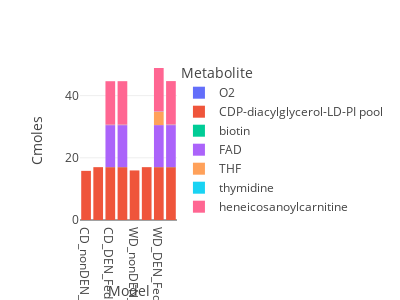

This figure's notebook cell:
### Code cell
fig = px.bar(toPlot_input_tissuesinks,x='Model',y='Cmoles',color='Metabolite')
fig.update_layout(template='none',autosize=False,width=400,height=300)
fig.show()

### Figure 1 — Plotly figure (JSON) as saved in the notebook; plotly's stock layout.template omitted (floating-point values rounded to 4 significant figures)
{"data": [{"alignmentgroup": "True", "hovertemplate": "Metabolite=O2<br>Model=%{x}<br>Cmoles=%{y}<extra></extra>", "legendgroup": "O2", "marker": {"color": "#636efa", "pattern": {"shape": ""}}, "name": "O2", "offsetgroup": "O2", "orientation": "v", "showlegend": true, "textposition": "auto", "type": "bar", "x": ["CD_nonDEN_Fed", "CD_nonDEN_Fasted", "CD_DEN_Fed", "CD_DEN_Fasted", "WD_nonDEN_Fed", "WD_nonDEN_Fasted", "WD_DEN_Fed", "WD_DEN_Fasted"], "xaxis": "x", "y": [0, 0, 0, 0, 0, 0, 0, 0], "yaxis": "y"}, {"alignmentgroup": "True", "hovertemplate": "Metabolite=CDP-diacylglycerol-LD-PI pool<br>Model=%{x}<br>Cmoles=%{y}<extra></extra>", "legendgroup": "CDP-diacylglycerol-LD-PI pool", "marker": {"color": "#EF553B", "pattern": {"shape": ""}}, "name": "CDP-diacylglycerol-LD-PI pool", "offsetgroup": "CDP-diacylglycerol-LD-PI pool", "orientation": "v", "showlegend": true, "textposition": "auto", "type": "bar", "x": ["CD_nonDEN_Fed", "CD_nonDEN_Fasted", "CD_DEN_Fed", "CD_DEN_Fasted", "WD_nonDEN_Fed", "WD_nonDEN_Fasted", "WD_DEN_Fed", "WD_DEN_Fasted"], "xaxis": "x", "y": [15.81, 17, 17, 17, 15.95, 17, 17, 17], "yaxis": "y"}, {"alignmentgroup": "True", "hovertemplate": "Metabolite=biotin<br>Model=%{x}<br>Cmoles=%{y}<extra></extra>", "legendgroup": "biotin", "marker": {"color": "#00cc96", "pattern": {"shape": ""}}, "name": "biotin", "offsetgroup": "biotin", "orientation": "v", "showlegend": true, "textposition": "auto", "type": "bar", "x": ["CD_DEN_Fed", "CD_DEN_Fasted", "WD_DEN_Fed", "WD_DEN_Fasted"], "xaxis": "x", "y": [0.02975, 0.02975, 0.03303, 0.03507], "yaxis": "y"}, {"alignmentgroup": "True", "hovertemplate": "Metabolite=FAD<br>Model=%{x}<br>Cmoles=%{y}<extra></extra>", "legendgroup": "FAD", "marker": {"color": "#ab63fa", "pattern": {"shape": ""}}, "name": "FAD", "offsetgroup": "FAD", "orientation": "v", "showlegend": true, "textposition": "auto", "type": "bar", "x": ["CD_DEN_Fed", "CD_DEN_Fasted", "WD_DEN_Fed", "WD_DEN_Fasted"], "xaxis": "x", "y": [13.5, 13.5, 13.5, 13.5], "yaxis": "y"}, {"alignmentgroup": "True", "hovertemplate": "Metabolite=THF<br>Model=%{x}<br>Cmoles=%{y}<extra></extra>", "legendgroup": "THF", "marker": {"color": "#FFA15A", "pattern": {"shape": ""}}, "name": "THF", "offsetgroup": "THF", "orientation": "v", "showlegend": true, "textposition": "auto", "type": "bar", "x": ["CD_DEN_Fed", "CD_DEN_Fasted", "WD_DEN_Fed", "WD_DEN_Fasted"], "xaxis": "x", "y": [0.05653, 0.05653, 4.294, 0.06663], "yaxis": "y"}, {"alignmentgroup": "True", "hovertemplate": "Metabolite=thymidine<br>Model=%{x}<br>Cmoles=%{y}<extra></extra>", "legendgroup": "thymidine", "marker": {"color": "#19d3f3", "pattern": {"shape": ""}}, "name": "thymidine", "offsetgroup": "thymidine", "orientation": "v", "showlegend": true, "textposition": "auto", "type": "bar", "x": ["CD_DEN_Fed", "CD_DEN_Fasted", "WD_DEN_Fed", "WD_DEN_Fasted"], "xaxis": "x", "y": [0.06766, 0.07659, 0.07512, 0.08868], "yaxis": "y"}, {"alignmentgroup": "True", "hovertemplate": "Metabolite=heneicosanoylcarnitine<br>Model=%{x}<br>Cmoles=%{y}<extra></extra>", "legendgroup": "heneicosanoylcarnitine", "marker": {"color": "#FF6692", "pattern": {"shape": ""}}, "name": "heneicosanoylcarnitine", "offsetgroup": "heneicosanoylcarnitine", "orientation": "v", "showlegend": true, "textposition": "auto", "type": "bar", "x": ["CD_DEN_Fed", "CD_DEN_Fasted", "WD_DEN_Fed", "WD_DEN_Fasted"], "xaxis": "x", "y": [14, 14, 14, 14], "yaxis": "y"}], "layout": {"autosize": false, "barmode": "relative", "height": 300, "legend": {"title": {"text": "Metabolite"}, "tracegroupgap": 0}, "margin": {"t": 60}, "width": 400, "xaxis": {"anchor": "y", "domain": [0, 1], "title": {"text": "Model"}}, "yaxis": {"anchor": "x", "domain": [0, 1], "title": {"text": "Cmoles"}}}}
